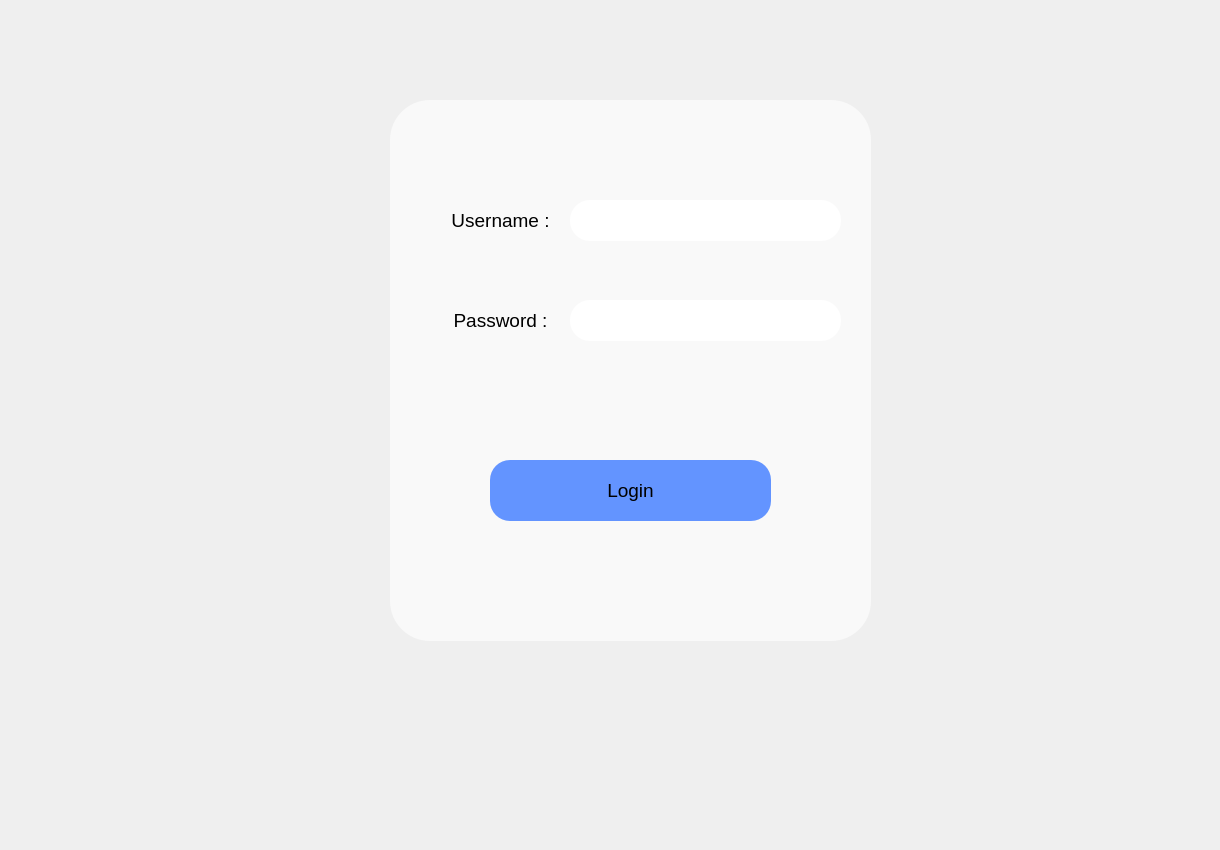
    <widget class="QWidget" name="page">
     <widget class="QLabel" name="background_label">
      <property name="geometry">
       <rect>
        <x>-10</x>
        <y>0</y>
        <width>1211</width>
        <height>841</height>
       </rect>
      </property>
      <property name="text">
       <string/>
      </property>
      <property name="pixmap">
       <pixmap>../icons/Background.jpg</pixmap>
      </property>
      <property name="scaledContents">
       <bool>true</bool>
      </property>
     </widget>
     <widget class="QLabel" name="login_label">
      <property name="geometry">
       <rect>
        <x>390</x>
        <y>100</y>
        <width>481</width>
        <height>541</height>
       </rect>
      </property>
      <property name="styleSheet">
       <string notr="true">QLabel{
background:rgb(249, 249, 249);
border-radius: 40px;
}</string>
      </property>
      <property name="text">
       <string/>
      </property>
     </widget>
     <widget class="QLabel" name="username_label">
      <property name="geometry">
       <rect>
        <x>420</x>
        <y>190</y>
        <width>161</width>
        <height>61</height>
       </rect>
      </property>
      <property name="font">
       <font>
        <pointsize>14</pointsize>
       </font>
      </property>
      <property name="text">
       <string>Username :</string>
      </property>
      <property name="alignment">
       <set>Qt::AlignCenter</set>
      </property>
     </widget>
     <widget class="QLabel" name="password_label">
      <property name="geometry">
       <rect>
        <x>420</x>
        <y>290</y>
        <width>161</width>
        <height>61</height>
       </rect>
      </property>
      <property name="font">
       <font>
        <pointsize>14</pointsize>
       </font>
      </property>
      <property name="text">
       <string>Password :</string>
      </property>
      <property name="alignment">
       <set>Qt::AlignCenter</set>
      </property>
     </widget>
     <widget class="QLineEdit" name="username_lineEdit">
      <property name="geometry">
       <rect>
        <x>570</x>
        <y>200</y>
        <width>271</width>
        <height>41</height>
       </rect>
      </property>
      <property name="styleSheet">
       <string notr="true">QLineEdit{
border-radius: 20px;
}</string>
      </property>
     </widget>
     <widget class="QLineEdit" name="password_lineEdit">
      <property name="geometry">
       <rect>
        <x>570</x>
        <y>300</y>
        <width>271</width>
        <height>41</height>
       </rect>
      </property>
      <property name="styleSheet">
       <string notr="true">QLineEdit{
border-radius: 20px;
}</string>
      </property>
     </widget>
     <widget class="QPushButton" name="login_pushButton">
      <property name="geometry">
       <rect>
        <x>490</x>
        <y>460</y>
        <width>281</width>
        <height>61</height>
       </rect>
      </property>
      <property name="font">
       <font>
        <pointsize>14</pointsize>
       </font>
      </property>
      <property name="styleSheet">
       <string notr="true">QPushButton{
background : rgb(99, 148, 255);
border-radius: 20px;
}</string>
      </property>
      <property name="text">
       <string>Login</string>
      </property>
     </widget>
    </widget>
